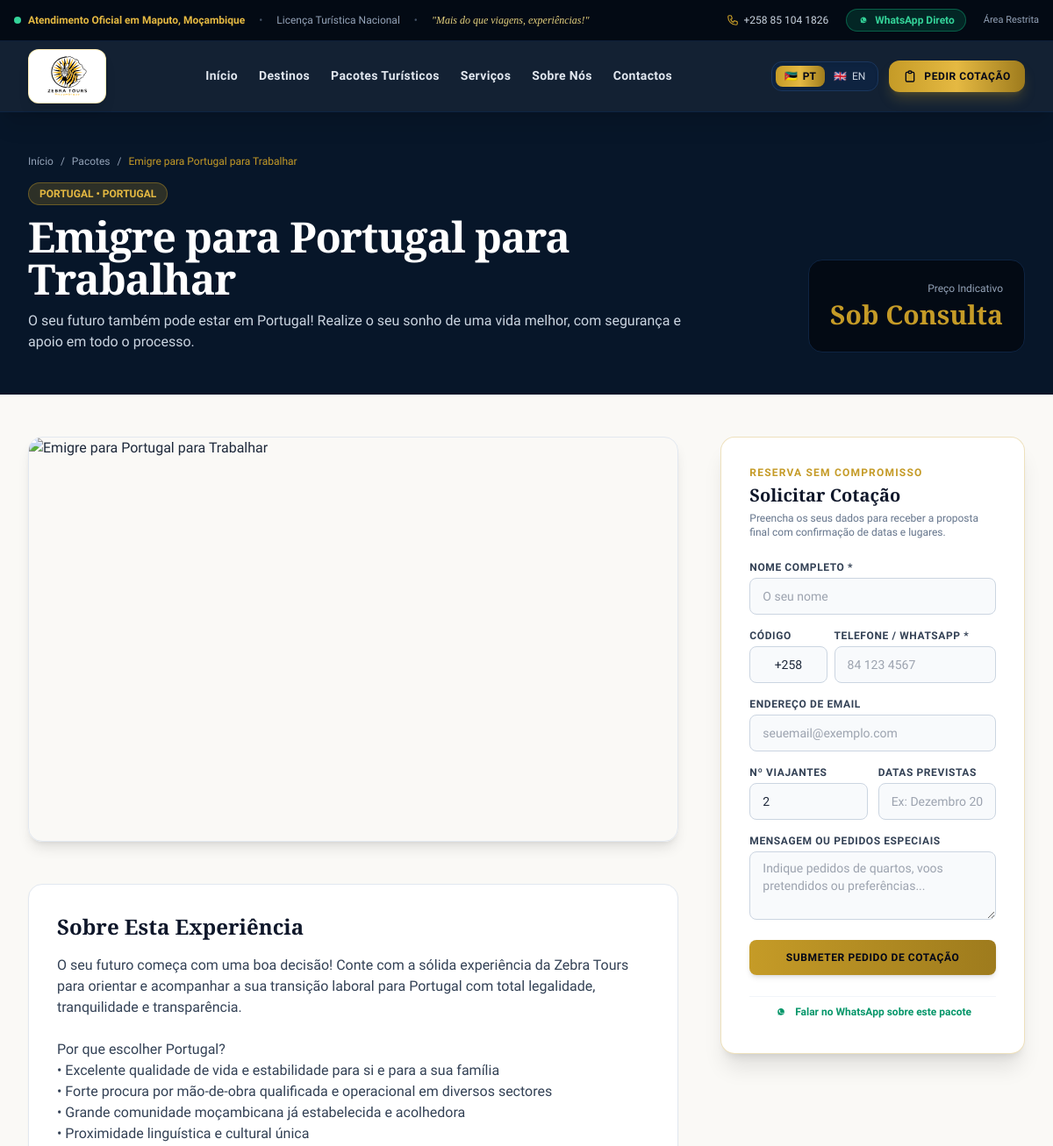
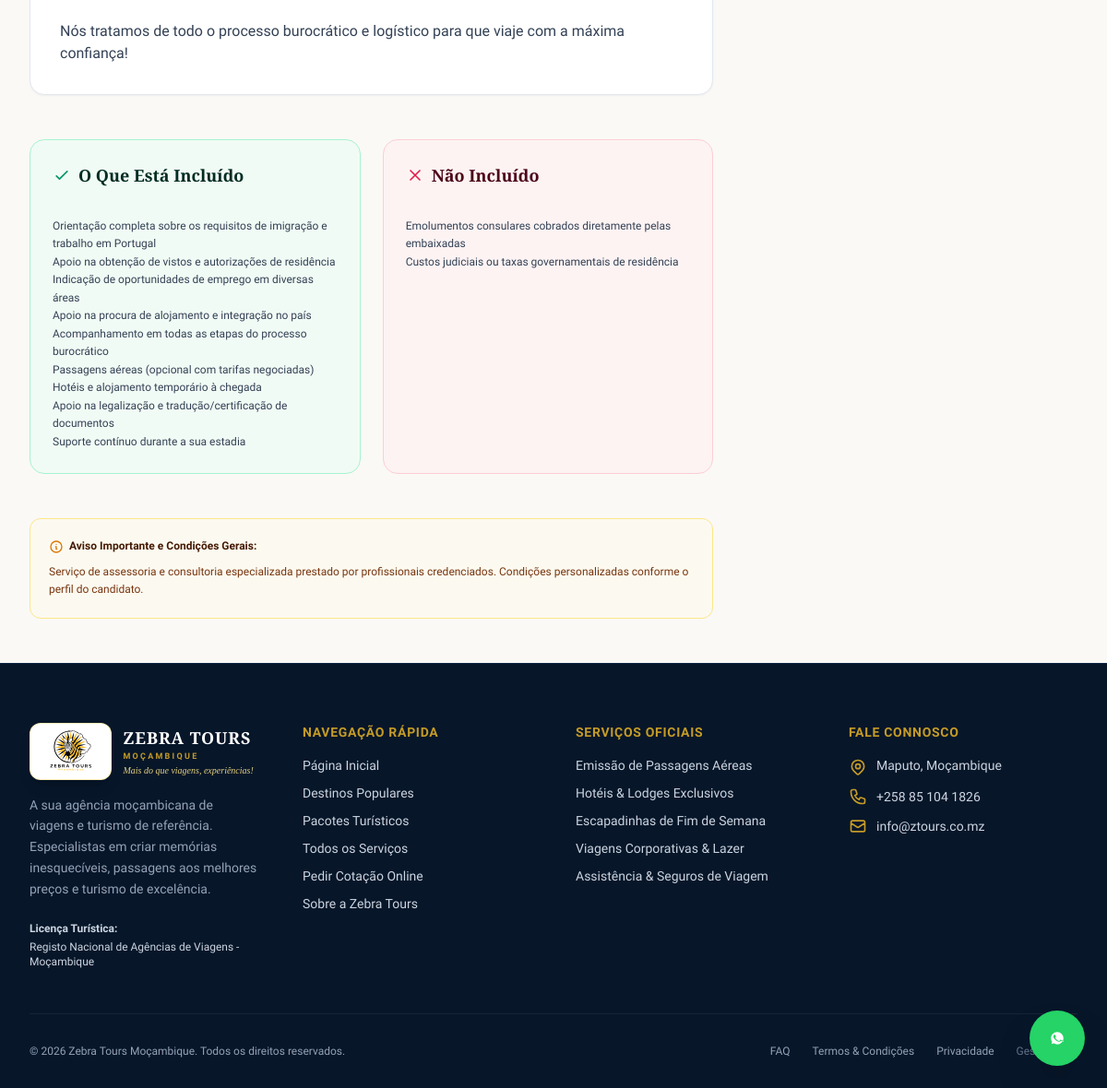
The page /pacotes/emigre-para-portugal-trabalhar on the database its author committed (2 pictures, top to bottom).
### tables this page shows
CREATE TABLE packages (
    id INTEGER PRIMARY KEY AUTOINCREMENT,
    primary_destination_id INTEGER REFERENCES destinations(id) ON DELETE SET NULL,
    title TEXT NOT NULL,
    slug TEXT NOT NULL UNIQUE,
    summary TEXT NOT NULL,
    description TEXT NOT NULL,
    total_price REAL,
    price_per_person REAL,
    currency TEXT NOT NULL DEFAULT 'MT',
    price_type TEXT NOT NULL DEFAULT 'indicativo' CHECK (price_type IN ('fixo', 'indicativo', 'sob_consulta')),
    duration_days INTEGER NOT NULL DEFAULT 3,
    duration_nights INTEGER NOT NULL DEFAULT 2,
    travel_dates TEXT,
    validity_date TEXT,
    is_featured INTEGER NOT NULL DEFAULT 0,
    status TEXT NOT NULL DEFAULT 'publicado' CHECK (status IN ('publicado', 'rascunho', 'pendente_validacao')),
    included_services TEXT,
    excluded_services TEXT,
    conditions TEXT,
    created_at DATETIME DEFAULT CURRENT_TIMESTAMP,
    updated_at DATETIME DEFAULT CURRENT_TIMESTAMP
);

CREATE TABLE destinations (
    id INTEGER PRIMARY KEY AUTOINCREMENT,
    name TEXT NOT NULL,
    slug TEXT NOT NULL UNIQUE,
    country TEXT NOT NULL,
    summary TEXT NOT NULL,
    description TEXT NOT NULL,
    cover_image TEXT NOT NULL,
    status TEXT NOT NULL DEFAULT 'publicado' CHECK (status IN ('publicado', 'rascunho')),
    is_featured INTEGER NOT NULL DEFAULT 0,
    seo_title TEXT,
    seo_description TEXT,
    created_at DATETIME DEFAULT CURRENT_TIMESTAMP,
    updated_at DATETIME DEFAULT CURRENT_TIMESTAMP
);

### app/Views/packages/show.php (the view, shortened to what the rows shown need)
<section class="bg-navy py-12 px-4 sm:px-6 lg:px-8 text-white">
    <div class="max-w-7xl mx-auto space-y-4">
        <div class="flex items-center gap-2 text-xs text-slate-400">
            <a href="/" class="hover:text-gold transition">Início</a>
            <span>/</span>
            <a href="/pacotes" class="hover:text-gold transition">Pacotes</a>
            <span>/</span>
            <span class="text-gold"><?= e($package['title']) ?></span>
        </div>
        <div class="flex flex-col lg:flex-row lg:items-end justify-between gap-6">
            <div class="space-y-3 max-w-3xl">
                <span class="inline-block bg-gold/20 text-gold-light border border-gold/40 text-xs font-bold uppercase px-3 py-1 rounded-full">
                    <?= e($package['destination_name'] ?? 'Moçambique') ?> &bull; <?= e($package['destination_country'] ?? 'África') ?>
                </span>
                <h1 class="text-3xl sm:text-5xl font-serif font-bold tracking-tight text-white"><?= e($package['title']) ?></h1>
                <p class="text-slate-300 text-sm sm:text-base leading-relaxed"><?= e($package['summary']) ?></p>
            </div>
            <div class="bg-navy-dark p-6 rounded-2xl border border-navy-light shrink-0 text-right space-y-1">
                <span class="text-xs text-slate-400 block font-medium">Preço Indicativo</span>
                <p class="text-3xl font-serif font-bold text-gold">
                    <?= money($package['price_per_person'] ?: $package['total_price'], $package['currency'] ?? 'MT') ?>
                </p>
            </div>
        </div>
    </div>
</section>
<div class="max-w-7xl mx-auto px-4 sm:px-6 lg:px-8 py-12">
    <div class="grid grid-cols-1 lg:grid-cols-3 gap-12">
        <div class="lg:col-span-2 space-y-12">
            <div class="bg-white rounded-2xl p-8 shadow-sm border border-slate-200 space-y-4">
                <h2 class="text-2xl font-serif font-bold text-slate-900">Sobre Esta Experiência</h2>
                <div class="text-slate-700 leading-relaxed text-sm sm:text-base space-y-4">
                    <?= nl2br(e($package['description'])) ?>
                </div>
            </div>
            <div class="grid grid-cols-1 md:grid-cols-2 gap-6">
                <div class="bg-emerald-50/60 border border-emerald-200 rounded-2xl p-6 space-y-3">
                    <h3 class="font-serif font-bold text-lg text-emerald-950 flex items-center gap-2">
                        <svg class="w-5 h-5 text-emerald-600" fill="none" stroke="currentColor" viewBox="0 0 24 24"><path stroke-linecap="round" stroke-linejoin="round" stroke-width="2" d="M5 13l4 4L19 7"/></svg>
                        O Que Está Incluído
                    </h3>
                    <p class="text-xs text-slate-700 leading-relaxed whitespace-pre-line">
                        <?= e($package['included_services'] ?: 'Voos nacionais ou transfers terrestres, alojamento selecionado com pequeno-almoço, taxas locais e assistência 24/7.') ?>
                    </p>
                </div>
                <div class="bg-rose-50/60 border border-rose-200 rounded-2xl p-6 space-y-3">
                    <h3 class="font-serif font-bold text-lg text-rose-950 flex items-center gap-2">
                        <svg class="w-5 h-5 text-rose-600" fill="none" stroke="currentColor" viewBox="0 0 24 24"><path stroke-linecap="round" stroke-linejoin="round" stroke-width="2" d="M6 18L18 6M6 6l12 12"/></svg>
                        Não Incluído
                    </h3>
                    <p class="text-xs text-slate-700 leading-relaxed whitespace-pre-line">
                        <?= e($package['excluded_services'] ?: 'Despesas de carácter pessoal, bebidas alcoólicas não mencionadas, vistos internacionais e seguro de cancelamento opcional.') ?>
                    </p>
                </div>
            </div>
            <div class="bg-amber-50/50 border border-amber-200 rounded-xl p-5 text-xs text-amber-900 leading-relaxed space-y-2">
                <p class="font-bold flex items-center gap-1.5 text-amber-950">
                    <svg class="w-4 h-4 text-amber-600" fill="none" stroke="currentColor" viewBox="0 0 24 24"><path stroke-linecap="round" stroke-linejoin="round" stroke-width="2" d="M13 16h-1v-4h-1m1-4h.01M21 12a9 9 0 11-18 0 9 9 0 0118 0z"/></svg>
                    Aviso Importante e Condições Gerais:
                </p>
                <p>
                    <?= e($package['conditions'] ?: 'Os preços indicados estão sujeitos a confirmação no momento da reserva definitiva e podem variar em função da época do ano, disponibilidade hoteleira e flutuações cambiais. O envio do formulário constitui um pedido de cotação e não implica confirmação imediata.') ?>
                </p>
            </div>
        </div>
    </div>
</div>

### rows shown on the page
packages: title "Emigre para Portugal para Trabalhar", summary "O seu futuro também pode estar em Portugal! Realize o seu sonho de uma vida melhor, com segurança e apoio em todo o processo.", price_per_person+total_price+currency "Sob Consulta", description "O seu futuro começa com uma boa decisão! Conte com a sólida experiência da Zebra Tours para orientar e acompanhar a sua transição laboral para Portugal com total legalidade, tranquilidade e transparência. Por que escolher Portugal? • Excelente qualidade de vida e estabilidade para si e para a sua família • Forte procura por mão-de-obra qualificada e operacional em diversos sectores • Grande comunidade moçambicana já estabelecida e acolhedora • Proximidade linguística e cultural única Nós tratamos de todo o processo burocrático e logístico para que viaje com a máxima confiança!", included_services "Orientação completa sobre os requisitos de imigração e trabalho em Portugal Apoio na obtenção de vistos e autorizações de residência Indicação de oportunidades de emprego em diversas áreas Apoio na procura de alojamento e integração no país Acompanhamento em todas as etapas do processo burocrático Passagens aéreas (opcional com tarifas negociadas) Hotéis e alojamento temporário à chegada Apoio na legalização e tradução/certificação de documentos Suporte contínuo durante a sua estadia", excluded_services "Emolumentos consulares cobrados diretamente pelas embaixadas Custos judiciais ou taxas governamentais de residência", conditions "Serviço de assessoria e consultoria especializada prestado por profissionais credenciados. Condições personalizadas conforme o perfil do candidato."
destinations: name "PORTUGAL", country "PORTUGAL"

### other values the page prints
$siteSettings['phone'] "+258 85 104 1826"
$siteSettings['agency_license'] "Registo Nacional de Agências de Viagens - Moçambique"
$siteSettings['location'] "Maputo, Moçambique"
$siteSettings['email'] "info@ztours.co.mz"
